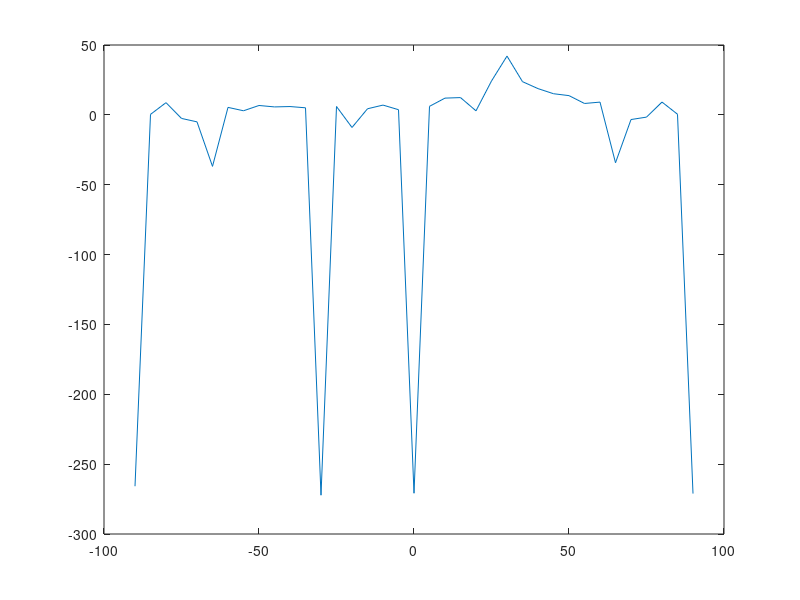

Source code (MATLAB): (Note: this script raises an error after producing the figure.)
%% Script de Simulación de Massive MIMO: Beam Sweeping y SNR vs. Nt
% Este script demuestra los conceptos básicos del mini-caso.

clc;
clear;
close all;

%% 1. Configuración de Parámetros de Simulación
% --- Parámetros del Enlace ---
Pt_dBm = 20;           % Potencia de transmisión total (dBm)
Pt_lin = 10^(Pt_dBm / 10) * 1e-3; % Potencia en W

path_loss_dB = 100;    % Pérdidas de propagación (simplificado)
path_loss_lin = 10^(-path_loss_dB / 10);

noise_density_dBm_Hz = -174; % Densidad espectral de ruido (dBm/Hz)
BW_Hz = 10e6;          % Ancho de banda (ej. 10 MHz)
noise_power_dBm = noise_density_dBm_Hz + 10*log10(BW_Hz);
noise_power_lin = 10^(noise_power_dBm / 10) * 1e-3; % Potencia de ruido en W

% --- Parámetros del Usuario y Antenas ---
% Para un usuario peatonal, su ángulo cambia lentamente. 
% Lo fijamos para esta simulación.
ue_angle_deg = 30;     % Ángulo real del usuario (grados)
ue_angle_rad = deg2rad(ue_angle_deg);

% Rango de antenas en la Estación Base (BS) para analizar
Nt_array = [4, 8, 16, 32, 64, 128, 256]; 

% Rango de ángulos para el barrido de haces (beam sweeping)
beam_sweep_angles_deg = -90:5:90; % Barrido de -90 a +90 grados en pasos de 5
beam_sweep_angles_rad = deg2rad(beam_sweep_angles_deg);

% Variables para almacenar resultados
snr_results_dB = zeros(size(Nt_array));
se_results_bps_hz = zeros(size(Nt_array));

%% 2. Bucle Principal: Simulación para cada valor de Nt

fprintf('Iniciando simulación...\n');

for i = 1:length(Nt_array)
    Nt = Nt_array(i); % Número actual de antenas
    
    % --- a. Definir el Canal del Usuario (Modelo LoS) ---
    % Usamos un modelo de antena Uniform Linear Array (ULA)
    % Asumimos separación de antenas d = lambda/2
    n = (0:Nt-1)'; % Vector de índices de antena
    
    % Vector de respuesta de la antena (steering vector) para el ángulo del UE
    steering_vec_ue = exp(-1j * pi * n * sin(ue_angle_rad));
    
    % El canal 'h' es el vector de respuesta con la atenuación
    % h es un vector de tamaño [Nt x 1]
    h = sqrt(path_loss_lin) * steering_vec_ue;

    % --- b. Simulación de Beam Sweeping ---
    % La BS prueba diferentes haces (vectores de precodificación 'w')
    % y el UE mide la potencia recibida.
    
    received_power_sweep = zeros(size(beam_sweep_angles_rad));
    
    for j = 1:length(beam_sweep_angles_rad)
        current_beam_angle = beam_sweep_angles_rad(j);
        
        % Vector de precodificación ('w') para el ángulo de barrido actual
        % (Usamos precodificación MRT - Maximum Ratio Transmission, normalizada)
        steering_vec_beam = exp(-1j * pi * n * sin(current_beam_angle));
        
        % w debe ser conjugado (MRT) y normalizado para potencia total Pt
        w = conj(steering_vec_beam) / norm(steering_vec_beam); 
        
        % --- c. Cálculo de la Potencia Recibida ---
        % Señal recibida (sin ruido) = h_transpuesto * w * señal_transmitida
        % Ganancia efectiva del canal + beamforming:
        effective_channel_gain = abs(h.' * w)^2; % h.' es transpuesta
        
        % Potencia recibida para este haz
        received_power_sweep(j) = Pt_lin * effective_channel_gain;
    end
    
    % --- d. Encontrar el Mejor Haz ---
    % El UE reportaría el haz con la máxima potencia
    [best_received_power, best_beam_index] = max(received_power_sweep);
    
    % --- e. Calcular KPIs (SNR y SE) para el mejor haz ---
    snr_lin = best_received_power / noise_power_lin;
    snr_results_dB(i) = 10 * log10(snr_lin);
    
    % Eficiencia Espectral (SE) usando la fórmula de Shannon
    se_results_bps_hz(i) = log2(1 + snr_lin);
    
    % --- f. [Opcional] Graficar el primer barrido de haces ---
    if Nt == 64 % Mostramos el gráfico solo para Nt=64
        figure;
        plot(beam_sweep_angles_deg, 10*log10(received_power_sweep / noise_power_lin));
        hold on;
        xline(ue_angle_deg, 'r--', 'Ángulo Real del Usuario', 'LineWidth', 2);
        plot(beam_sweep_angles_deg(best_beam_index), 10*log10(snr_lin), 'kx', 'MarkerSize', 12, 'LineWidth', 2);
        legend('Potencia de Haces (SNR)', 'Ángulo Real', 'Mejor Haz Encontrado');
        title(['Simulación de Beam Sweeping (Nt = ' num2str(Nt) ')']);
        xlabel('Ángulo del Haz (grados)');
        ylabel('SNR Recibida (dB)');
        grid on;
    end
end

fprintf('Simulación completada.\n');

%% 3. Visualización de Resultados: SNR y SE vs. Nt

figure;
% Gráfico de SNR vs Nt
subplot(1, 2, 1);
plot(Nt_array, snr_results_dB, 'bo-', 'LineWidth', 2, 'MarkerSize', 8);
title('SNR vs. Número de Antenas (Nt)');
xlabel('Número de Antenas (Nt)');
ylabel('SNR (dB)');
grid on;
set(gca, 'XScale', 'log'); % Escala logarítmica para Nt es común

% Gráfico de SE vs Nt
subplot(1, 2, 2);
plot(Nt_array, se_results_bps_hz, 'rs-', 'LineWidth', 2, 'MarkerSize', 8);
title('Eficiencia Espectral (SE) vs. Nt');
xlabel('Número de Antenas (Nt)');
ylabel('Eficiencia Espectral (b/s/Hz)');
grid on;
set(gca, 'XScale', 'log');